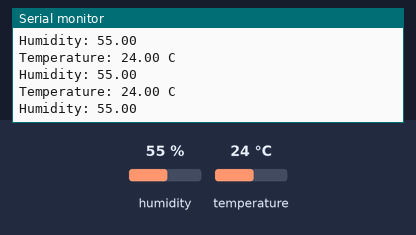
The sketch below on a simulated ESP32. Parts: the last lines printed to the serial monitor. Inputs (shaded band) come from the test bench; at power-on: humidity 55 %, temperature 24 °C.

Above: at 2.8 s.
2.9 s: humidity set to 22 %
At 5.5 s:
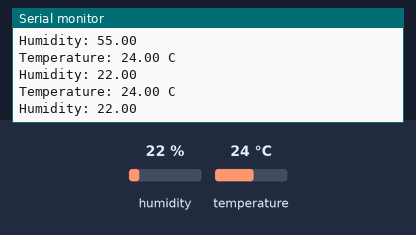
5.6 s: temperature set to 12 °C
At 6.9 s:
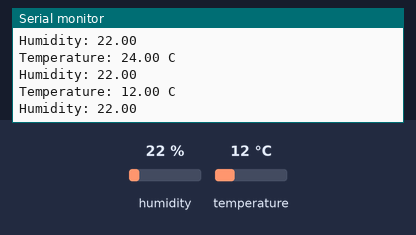
8.3 s: humidity set to 40 %
At 11.6 s:
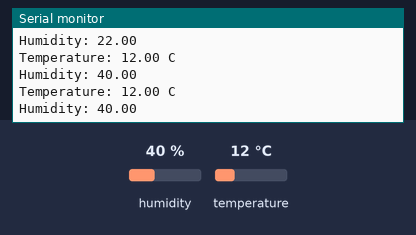
Timing chart, 0 to 13.1 s (numbered marks = the images above; inputs shaded):
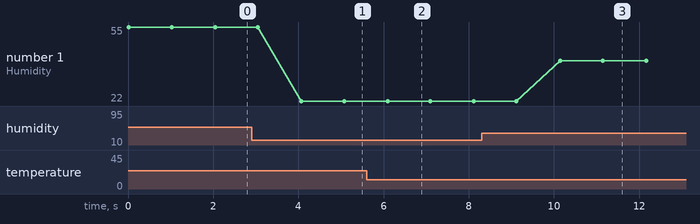

Measured:
- after the input at 2.9 s, the serial monitor: prints a new line after 1.2 s (image 1)
- after the input at 5.6 s, the serial monitor: prints a new line after 0.49 s (image 2)
- after the input at 8.3 s, the serial monitor: prints a new line after 1.8 s (image 3)
- plotted number 1: 55 → 22 after the input at 2.9 s, 22 → 40 after the input at 8.3 s

The sketch:

DHT11.ino
```cpp
#include "DHT.h"

#define DHT11PIN 4

DHT dht(DHT11PIN, DHT11);
void setup()
{
  Serial.begin(9600);  /* Start the DHT11 Sensor */
  dht.begin();
}
void loop()
{
  float humi = dht.readHumidity();
  float temp = dht.readTemperature();
  Serial.print("Temperature: ");
  Serial.print(temp);
  Serial.println(" C ");
  Serial.print("Humidity: ");
  Serial.println(humi);
  delay(1000);
}
```
